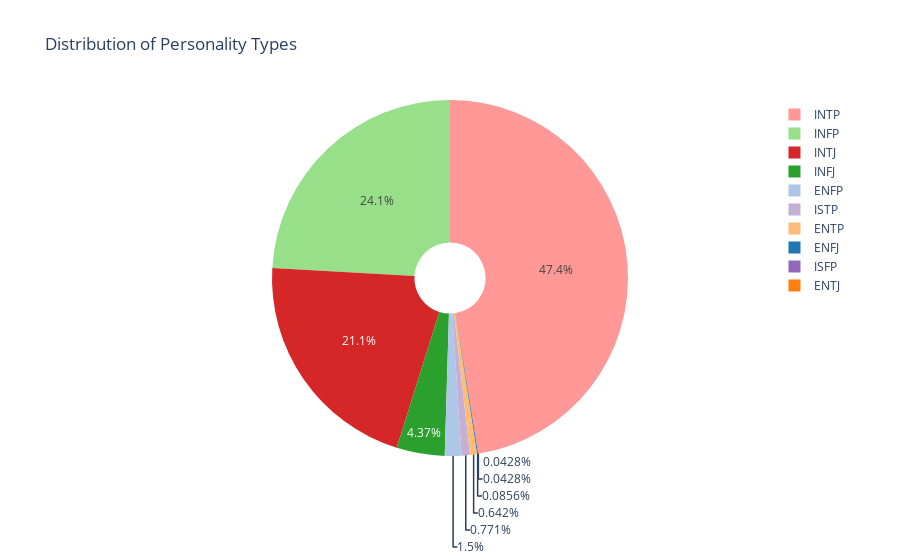

Source (notebook cell):
### Markdown cell above
### View Visualizations & Wordcloud Distribution

### Code cell
import pandas as pd
import matplotlib.pyplot as plt
import squarify
import seaborn as sns
import matplotlib.colors as mcolors
import plotly.express as px  

#load the dataset
data = pd.read_csv('data/dataset_with_mbti_2.csv')
#use the tab20 colormap
tab20 = plt.get_cmap('tab20').colors
#sort the unique MBTI types
mbti_types = sorted(data['MBTI'].unique())  

#create a dictionary mapping each MBTI type to a color from the 'tab20' palette
color_map = {mbti: tab20[i % len(tab20)] for i, mbti in enumerate(mbti_types)}

#calculate the distribution of MBTI types
mbti_distribution = data['MBTI'].value_counts(normalize=False) * 50

#reset the index and rename the columns,ref:https://pandas.pydata.org/docs/reference/api/pandas.DataFrame.reset_index.html
mbti_distribution_df = mbti_distribution.reset_index()
mbti_distribution_df.columns = ['MBTI', 'count']

#plot bar chart for MBTI distribution
plt.figure(figsize=(10, 3))
plt.bar(mbti_distribution.index, height=mbti_distribution.values, color=[color_map[mbti] for mbti in mbti_distribution.index])
plt.xlabel('Personality Types', size=12)
plt.ylabel('Number of Comments', size=12)
plt.title('Total Comments for Each Personality Type', size=15)
plt.show()

#plot pie chart for MBTI distribution
fig = px.pie(data_frame=mbti_distribution_df, names='MBTI', values='count', title='Distribution of Personality Types', hole=0.2, color='MBTI', color_discrete_map={mbti: mcolors.to_hex(color_map[mbti]) for mbti in mbti_distribution_df['MBTI']})
fig.show()

#generate a treemap
count = dict(data['MBTI'].value_counts())  
plt.figure(figsize=(12, 7))
squarify.plot(sizes=count.values(), color=sns.color_palette("Spectral"), pad=2, label=count.keys())
plt.title('Personality Type', fontsize=27)
plt.axis('off')
plt.show()

### Figure 1 — Plotly figure (JSON) as saved in the notebook; plotly's stock layout.template omitted (floating-point values rounded to 4 significant figures)
{"data": [{"customdata": [["INTP"], ["INFP"], ["INTJ"], ["INFJ"], ["ENFP"], ["ISTP"], ["ENTP"], ["ENFJ"], ["ISFP"], ["ENTJ"]], "domain": {"x": [0, 1], "y": [0, 1]}, "hole": 0.2, "hovertemplate": "MBTI=%{customdata[0]}<br>count=%{value}<extra></extra>", "labels": ["INTP", "INFP", "INTJ", "INFJ", "ENFP", "ISTP", "ENTP", "ENFJ", "ISFP", "ENTJ"], "legendgroup": "", "marker": {"colors": ["#ff9896", "#98df8a", "#d62728", "#2ca02c", "#aec7e8", "#c5b0d5", "#ffbb78", "#1f77b4", "#9467bd", "#ff7f0e"]}, "name": "", "showlegend": true, "type": "pie", "values": [55350, 28150, 24600, 5100, 1750, 900, 750, 100, 50, 50]}], "layout": {"legend": {"tracegroupgap": 0}, "title": {"text": "Distribution of Personality Types"}}}
